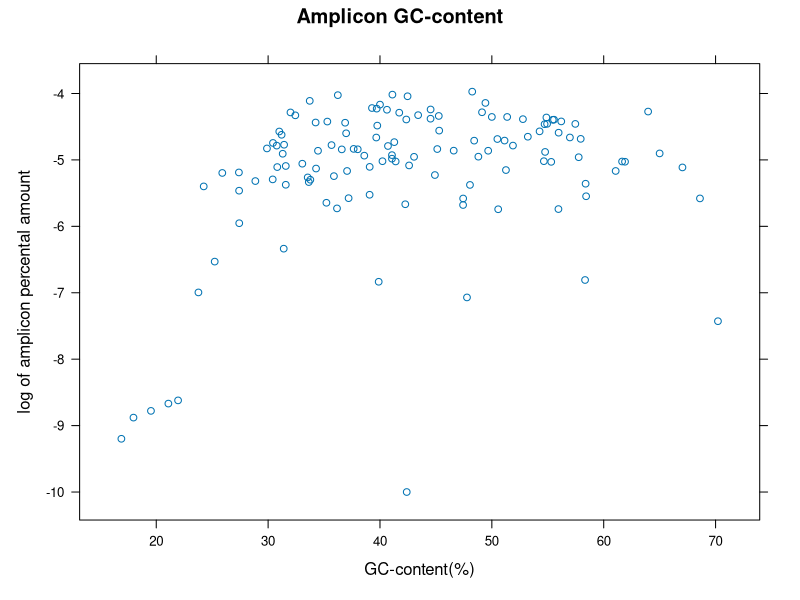
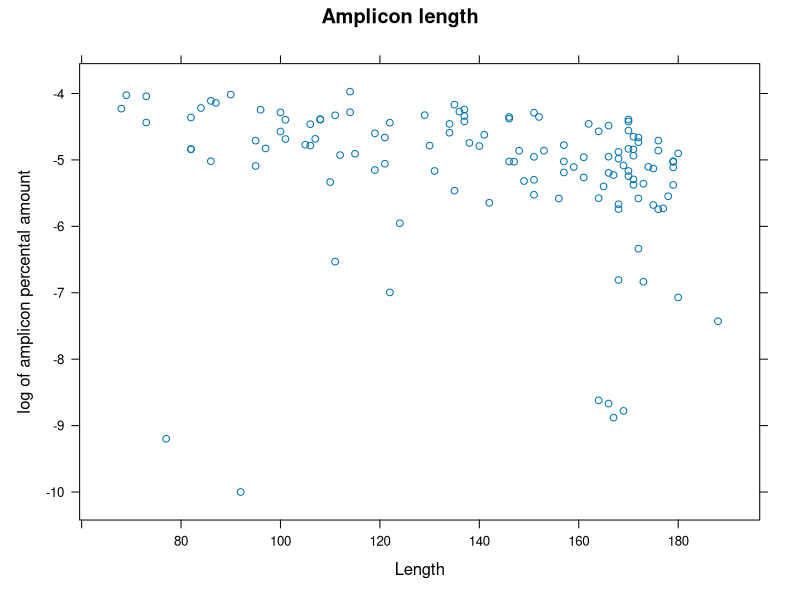
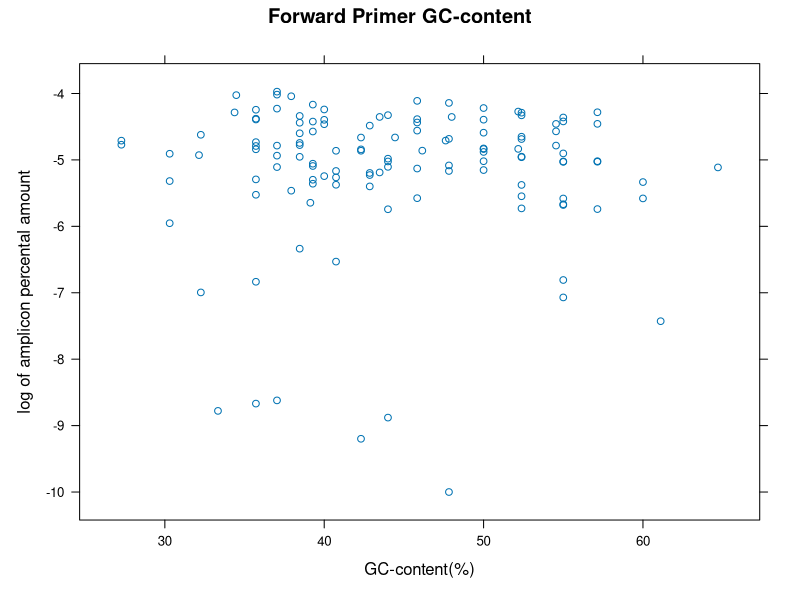
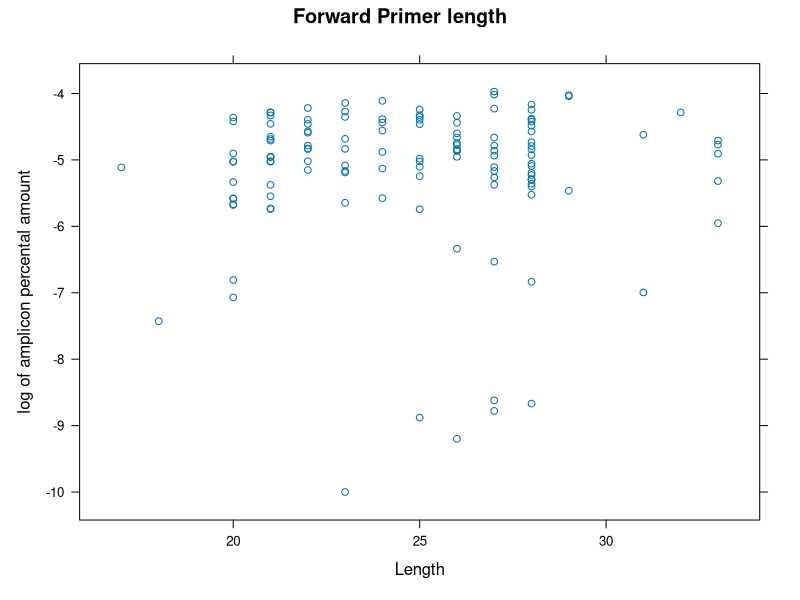
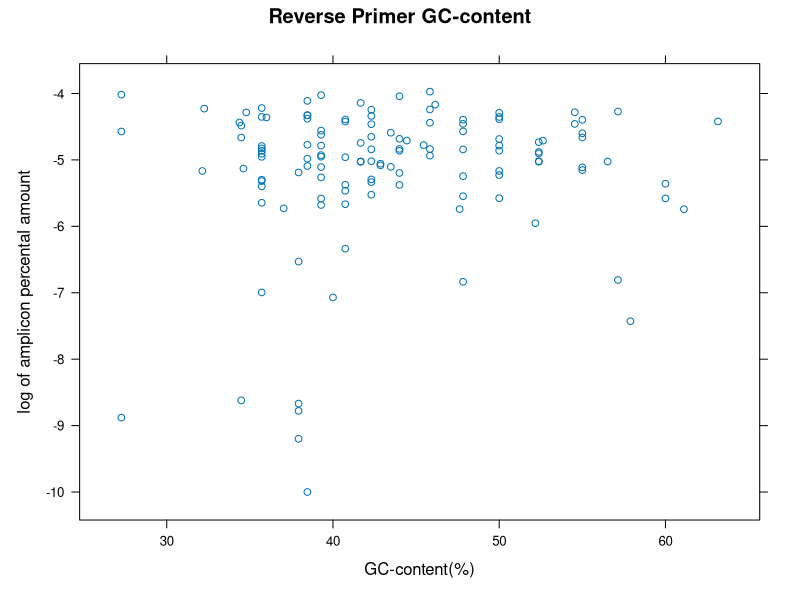
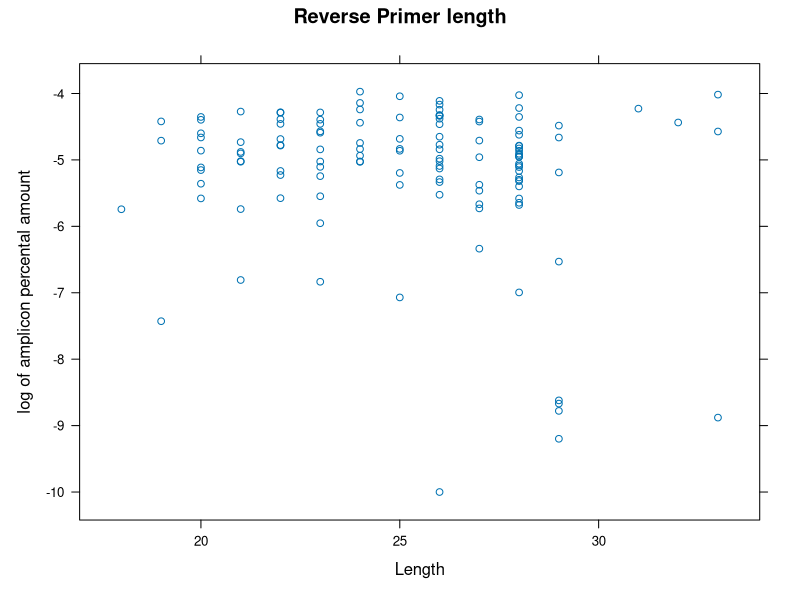
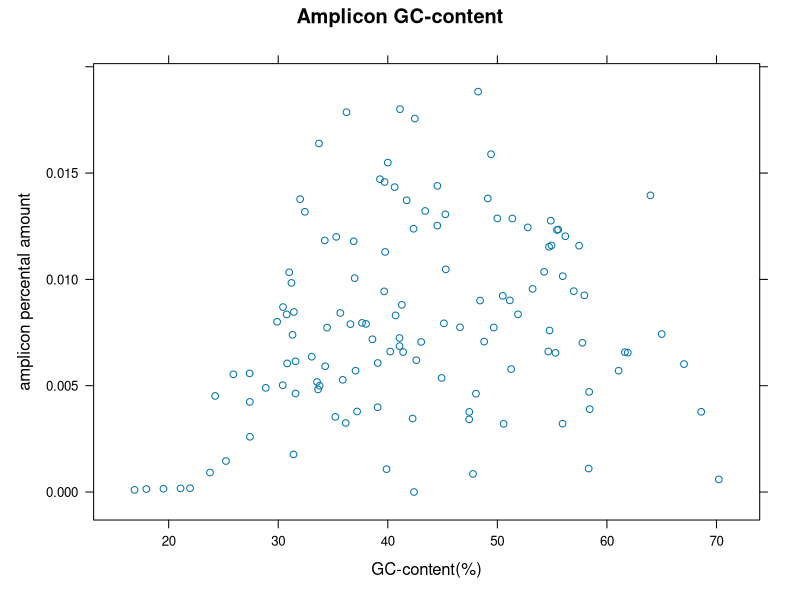
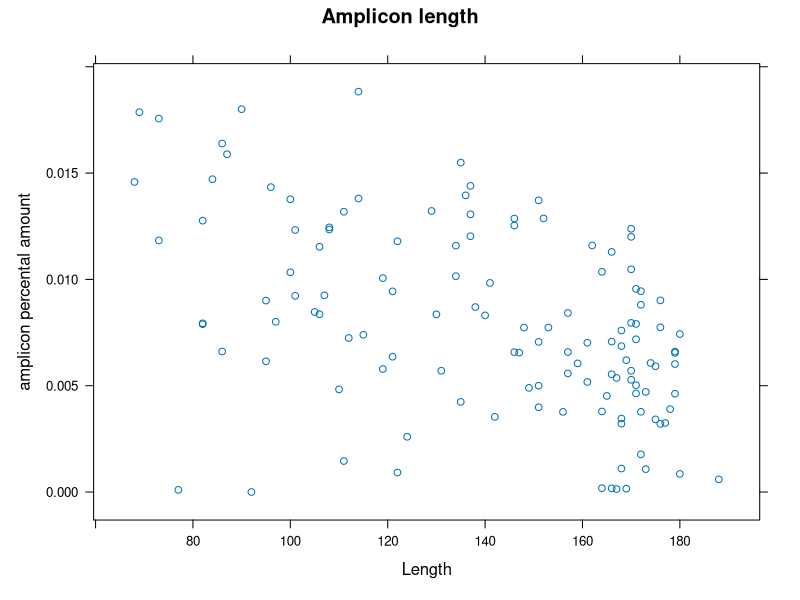

Recreate these plots in R, in order.
## ---- chunk 1
prepared_data <- read.table("../data/features.tsv", sep = "\t", header=TRUE)
totalTable <- NULL
totalTable$sd <- prepared_data$sd
totalTable$mean <- prepared_data$mean
totalTableOfMeans <- NULL
totalTableOfMeans$sd <- prepared_data$MeansSD
y <- NULL
y$Means <- prepared_data$res
ylog <- NULL
ylog$Means <- prepared_data$logres
## ---- chunk 2
library(lattice)

xyplot(ylog$Means ~ prepared_data$Amplicon_GC_content,  xlab="GC-content(%)", ylab="log of amplicon percental amount", main="Amplicon GC-content")
xyplot(ylog$Means ~ prepared_data$Amplicon_Len,  xlab="Length", ylab="log of amplicon percental amount", main="Amplicon length")
xyplot(ylog$Means ~ prepared_data$Fwd_Primer_GC_content,  xlab="GC-content(%)", ylab="log of amplicon percental amount", main="Forward Primer GC-content")
xyplot(ylog$Means ~ prepared_data$Fwd_Primer_Len,  xlab="Length", ylab="log of amplicon percental amount", main="Forward Primer length")
xyplot(ylog$Means ~ prepared_data$Rev_Primer_GC_content,  xlab="GC-content(%)", ylab="log of amplicon percental amount", main="Reverse Primer GC-content")
xyplot(ylog$Means ~ prepared_data$Rev_Primer_Len,  xlab="Length", ylab="log of amplicon percental amount", main="Reverse Primer length")


xyplot(y$Means ~ prepared_data$Amplicon_GC_content,  xlab="GC-content(%)", ylab="amplicon percental amount", main="Amplicon GC-content")
xyplot(y$Means ~ prepared_data$Amplicon_Len,  xlab="Length", ylab="amplicon percental amount", main="Amplicon length")
xyplot(y$Means ~ prepared_data$Fwd_Primer_GC_content,  xlab="GC-content(%)", ylab="amplicon percental amount", main="Forward Primer GC-content")
xyplot(y$Means ~ prepared_data$Fwd_Primer_Len,  xlab="Length", ylab="amplicon percental amount", main="Forward Primer length")
xyplot(y$Means ~ prepared_data$Rev_Primer_GC_content,  xlab="GC-content(%)", ylab="amplicon percental amount", main="Reverse Primer GC-content")
xyplot(y$Means ~ prepared_data$Rev_Primer_Len,  xlab="Length", ylab="amplicon percental amount", main="Reverse Primer length")


xyplot(totalTable$mean ~ prepared_data$Amplicon_GC_content,  xlab="GC-content(%)", ylab="mean of amplicon percental amount", main="Amplicon GC-content")
xyplot(totalTable$mean ~ prepared_data$Amplicon_Len,  xlab="Length", ylab="mean of amplicon percental amount", main="Amplicon length")
xyplot(totalTable$mean ~ prepared_data$Fwd_Primer_GC_content,  xlab="GC-content(%)", ylab="mean of amplicon percental amount", main="Forward Primer GC-content")
xyplot(totalTable$mean ~ prepared_data$Fwd_Primer_Len,  xlab="Length", ylab="mean of amplicon percental amount", main="Forward Primer length")
xyplot(totalTable$mean ~ prepared_data$Rev_Primer_GC_content,  xlab="GC-content(%)", ylab="mean of  amplicon percental amount", main="Reverse Primer GC-content")
xyplot(totalTable$mean ~ prepared_data$Rev_Primer_Len,  xlab="Length", ylab="mean of amplicon percental amount", main="Reverse Primer length")

xyplot(totalTable$sd ~ prepared_data$Amplicon_GC_content,  xlab="GC-content(%)", ylab="sd of amplicon percental amount", main="Amplicon GC-content")
xyplot(totalTable$sd ~ prepared_data$Amplicon_Len,  xlab="Length", ylab="sd of amplicon percental amount", main="Amplicon length")
xyplot(totalTable$sd ~ prepared_data$Fwd_Primer_GC_content,  xlab="GC-content(%)", ylab="sd of amplicon percental amount", main="Forward Primer GC-content")
xyplot(totalTable$sd ~ prepared_data$Fwd_Primer_Len,  xlab="Length", ylab="sd of amplicon percental amount", main="Forward Primer length")
xyplot(totalTable$sd ~ prepared_data$Rev_Primer_GC_content,  xlab="GC-content(%)", ylab="sd of  amplicon percental amount", main="Reverse Primer GC-content")
xyplot(totalTable$sd ~ prepared_data$Rev_Primer_Len,  xlab="Length", ylab="sd of amplicon percental amount", main="Reverse Primer length")

xyplot(log(totalTable$mean) ~ prepared_data$Amplicon_GC_content,  xlab="GC-content(%)", ylab="mean of amplicon percental amount", main="Amplicon GC-content")
xyplot(log(totalTable$mean) ~ prepared_data$Amplicon_Len,  xlab="Length", ylab="mean of amplicon percental amount", main="Amplicon length")
xyplot(log(totalTable$mean) ~ prepared_data$Fwd_Primer_GC_content,  xlab="GC-content(%)", ylab="mean of amplicon percental amount", main="Forward Primer GC-content")
xyplot(log(totalTable$mean) ~ prepared_data$Fwd_Primer_Len,  xlab="Length", ylab="mean of amplicon percental amount", main="Forward Primer length")
xyplot(log(totalTable$mean) ~ prepared_data$Rev_Primer_GC_content,  xlab="GC-content(%)", ylab="mean of  amplicon percental amount", main="Reverse Primer GC-content")
xyplot(log(totalTable$mean) ~ prepared_data$Rev_Primer_Len,  xlab="Length", ylab="mean of amplicon percental amount", main="Reverse Primer length")
## ---- chunk 3
xyplot(totalTable$mean ~ prepared_data$Fwd_Primer_MaxPolyX,  xlab="MaxPolyX", ylab="mean of amplicon percental amount", main="Forward Primer")
xyplot(totalTable$mean ~ prepared_data$Rev_Primer_MaxPolyX,  xlab="MaxPolyX", ylab="mean of amplicon percental amount", main="Reverse Primer")
xyplot(totalTable$mean ~ prepared_data$Amplicon_MaxPolyX,  xlab="MaxPolyX", ylab="mean of amplicon percental amount", main="Amplicon")


xyplot(totalTable$sd ~ prepared_data$Fwd_Primer_MaxPolyX,  xlab="MaxPolyX", ylab="sd of amplicon percental amount", main="Forward Primer")
xyplot(totalTable$sd ~ prepared_data$Rev_Primer_MaxPolyX,  xlab="MaxPolyX", ylab="sd of amplicon percental amount", main="Reverse Primer")
xyplot(totalTable$sd ~ prepared_data$Amplicon_MaxPolyX,  xlab="MaxPolyX", ylab="sd of amplicon percental amount", main="Amplicon")
## ---- chunk 4
xyplot(totalTable$mean ~ prepared_data$Fwd_Primer_Entropy,  xlab="Entropy", ylab="mean of amplicon percental amount", main="Forward Primer")
xyplot(totalTable$mean ~ prepared_data$Rev_Primer_Entropy,  xlab="Entropy", ylab="mean of amplicon percental amount", main="Reverse Primer")
xyplot(totalTable$mean ~ prepared_data$Amplicon_Entropy,  xlab="Entropy", ylab="mean of amplicon percental amount", main="Amplicon")


xyplot(totalTable$sd ~ prepared_data$Fwd_Primer_Entropy,  xlab="Entropy", ylab="sd of amplicon percental amount", main="Forward Primer")
xyplot(totalTable$sd ~ prepared_data$Rev_Primer_Entropy,  xlab="Entropy", ylab="sd of amplicon percental amount", main="Reverse Primer")
xyplot(totalTable$sd ~ prepared_data$Amplicon_Entropy,  xlab="Entropy", ylab="sd of amplicon percental amount", main="Amplicon")
## ---- chunk 5
xyplot(totalTable$mean ~ prepared_data$Fwd_Primer_Hash,  xlab="Hash", ylab="mean of amplicon percental amount", main="Forward Primer")
xyplot(totalTable$mean ~ prepared_data$Rev_Primer_Hash,  xlab="Hash", ylab="mean of amplicon percental amount", main="Reverse Primer")
xyplot(totalTable$mean ~ prepared_data$Amplicon_Hash,  xlab="Hash", ylab="mean of amplicon percental amount", main="Amplicon")


xyplot(totalTable$sd ~ prepared_data$Fwd_Primer_Hash,  xlab="Hash", ylab="sd of amplicon percental amount", main="Forward Primer")
xyplot(totalTable$sd ~ prepared_data$Rev_Primer_Hash,  xlab="Hash", ylab="sd of amplicon percental amount", main="Reverse Primer")
xyplot(totalTable$sd ~ prepared_data$Amplicon_Hash,  xlab="Hash", ylab="sd of amplicon percental amount", main="Amplicon")
## ---- chunk 6
bwplot(prepared_data$Fwd_END_3 ~ ylog$Means,     ylab="nucleotids", xlab="log of amplicon percental amount", 
       main="Forward primer 3' end")
bwplot(prepared_data$Rev_END_3 ~ ylog$Means,     ylab="nucleotids", xlab="log of amplicon percental amount", 
       main="Reverse primer 3' end")
bwplot(prepared_data$Start_Dangling_End ~ ylog$Means,     ylab="nucleotids", xlab="log of amplicon percental amount", 
       main="First dangling end")
bwplot(prepared_data$Stop_Dangling_End ~ ylog$Means,     ylab="nucleotids", xlab="log of amplicon percental amount", 
       main="Second dangling end")

bwplot(prepared_data$Fwd_END_3 ~ y$Means,     ylab="nucleotids", xlab="amplicon percental amount", 
        main="Forward primer 3' end")
bwplot(prepared_data$Rev_END_3 ~ y$Means,     ylab="nucleotids", xlab="amplicon percental amount", 
        main="Reverse primer 3' end")
bwplot(prepared_data$Start_Dangling_End ~ y$Means,     ylab="nucleotids", xlab="amplicon percental amount", 
      main="First dangling end")
bwplot(prepared_data$Stop_Dangling_End ~ y$Means,     ylab="nucleotids", xlab="amplicon percental amount", 
       main="Second dangling end")


bwplot(prepared_data$Fwd_END_3 ~ totalTable$sd,     ylab="nucleotids", xlab="standard deviation of amplicon percental amount", 
        main="Forward primer 3' end")
bwplot(prepared_data$Rev_END_3 ~ totalTable$sd,     ylab="nucleotids", xlab="standard deviation of amplicon percental amount", 
        main="Reverse primer 3' end")
bwplot(prepared_data$Start_Dangling_End ~ totalTable$sd,     ylab="nucleotids", xlab="standard deviation of amplicon percental amount", 
      main="First dangling end")
bwplot(prepared_data$Stop_Dangling_End ~ totalTable$sd,     ylab="nucleotids", xlab="standard deviation of amplicon percental amount", 
       main="Second dangling end")


bwplot(prepared_data$Fwd_END_3 ~ totalTable$mean,     ylab="nucleotids", xlab="mean of amplicon percental amount", 
        main="Forward primer 3' end")
bwplot(prepared_data$Rev_END_3 ~ totalTable$mean,     ylab="nucleotids", xlab="mean of amplicon percental amount", 
        main="Reverse primer 3' end")
bwplot(prepared_data$Start_Dangling_End ~ totalTable$mean,     ylab="nucleotids", xlab="mean of amplicon percental amount", 
      main="First dangling end")
bwplot(prepared_data$Stop_Dangling_End ~ totalTable$mean,     ylab="nucleotids", xlab="mean of amplicon percental amount", 
       main="Second dangling end")

amplicon_len <- prepared_data$Amplicon_Len
q <- quantile(amplicon_len, probs = c(1/4, 1/2, 3/4, 1))
amplicon_len[amplicon_len <= q[1]] <- q[1]
amplicon_len[amplicon_len > q[1] & amplicon_len <= q[2]] <- q[2]
amplicon_len[amplicon_len > q[2] & amplicon_len <= q[3]] <- q[3]
amplicon_len[amplicon_len > q[3]] <- q[4]
histogram(amplicon_len)
bwplot(amplicon_len ~ y$Means,     ylab="length", xlab="amplicon percental amount", 
       main="Amplicon length")

bwplot(amplicon_len ~ ylog$Means,     ylab="length", xlab="log of amplicon percental amount", 
       main="Amplicon length")

bwplot(amplicon_len ~ totalTable$sd,     ylab="length",  xlab="standard deviation of amplicon percental amount", 
       main="Amplicon length")

bwplot(amplicon_len ~ totalTable$mean,     ylab="length",  xlab="mean of amplicon percental amount", 
       main="Amplicon length")

amplicon_gc <- prepared_data$Amplicon_GC_content
q <- quantile(amplicon_gc, probs = c(1/4, 1/2, 3/4, 1))
amplicon_gc[amplicon_gc <= q[1]] <- q[1]
amplicon_gc[amplicon_gc > q[1] & amplicon_gc <= q[2]] <- q[2]
amplicon_gc[amplicon_gc > q[2] & amplicon_gc <= q[3]] <- q[3]
amplicon_gc[amplicon_gc > q[3]] <- q[4]
histogram(amplicon_gc)
bwplot(amplicon_gc ~ y$Means,     ylab="GC-content", xlab="amplicon percental amount", 
       main="Amplicon GC-content")

bwplot(amplicon_gc ~ ylog$Means,   ylab="GC-content", xlab="log of amplicon percental amount", 
       main="Amplicon GC-content")

bwplot(amplicon_gc ~ totalTable$sd,  ylab="GC-content",  xlab="standard deviation of amplicon percental amount", 
       main="Amplicon GC-content")

bwplot(amplicon_gc ~ totalTable$mean,  ylab="GC-content",  xlab="mean of amplicon percental amount", 
       main="Amplicon GC-content")

primer_len <- prepared_data$Fwd_Primer_Len
q <- quantile(primer_len, probs = c(1/4, 1/2, 3/4, 1))
primer_len[primer_len <= q[1]] <- q[1]
primer_len[primer_len > q[1] & primer_len <= q[2]] <- q[2]
primer_len[primer_len > q[2] & primer_len <= q[3]] <- q[3]
primer_len[primer_len > q[3]] <- q[4]
histogram(primer_len)
bwplot(primer_len ~ y$Means,     ylab="length", xlab="primer percental amount", 
       main="Forward Primer length")

bwplot(primer_len ~ ylog$Means,   ylab="length", xlab="log of amplicon percental amount", 
       main="Forward Primer length")

bwplot(primer_len ~ totalTable$sd,  ylab="length",  xlab="standard deviation of amplicon percental amount", 
       main="Forward Primer length")

bwplot(primer_len ~ totalTable$mean,  ylab="length",  xlab="mean of amplicon percental amount", 
       main="Forward Primer length")

primer_gc <- prepared_data$Fwd_Primer_GC_content
q <- quantile(primer_gc, probs = c(1/4, 1/2, 3/4, 1))
primer_gc[primer_gc <= q[1]] <- q[1]
primer_gc[primer_gc > q[1] & primer_gc <= q[2]] <- q[2]
primer_gc[primer_gc > q[2] & primer_gc <= q[3]] <- q[3]
primer_gc[primer_gc > q[3]] <- q[4]
bwplot(primer_gc ~ y$Means,     ylab="GC-content", xlab="primer percental amount", 
       main="Forward Primer GC-content")

bwplot(primer_gc ~ ylog$Means,   ylab="GC-content", xlab="log of amplicon percental amount", 
       main="Forward Primer GC-content")

bwplot(primer_gc ~ totalTable$sd,  ylab="GC-content",  xlab="standard deviation of amplicon percental amount", 
       main="Forward Primer GC-content")

bwplot(primer_gc ~ totalTable$mean,  ylab="GC-content",  xlab="mean of amplicon percental amount", 
       main="Forward Primer GC-content")

primer_len <- prepared_data$Rev_Primer_Len
q <- quantile(primer_len, probs = c(1/4, 1/2, 3/4, 1))
primer_len[primer_len <= q[1]] <- q[1]
primer_len[primer_len > q[1] & primer_len <= q[2]] <- q[2]
primer_len[primer_len > q[2] & primer_len <= q[3]] <- q[3]
primer_len[primer_len > q[3]] <- q[4]
histogram(primer_len)
bwplot(primer_len ~ y$Means,     ylab="length", xlab="primer percental amount", 
       main="Reverse Primer length")

bwplot(primer_len ~ ylog$Means,   ylab="length", xlab="log of amplicon percental amount", 
       main="Reverse Primer length")

bwplot(primer_len ~ totalTable$sd,  ylab="length",  xlab="standard deviation of amplicon percental amount", 
       main="Reverse Primer length")

bwplot(primer_len ~ totalTable$mean,  ylab="length",  xlab="mean of amplicon percental amount", 
       main="Reverse Primer length")

primer_gc <- prepared_data$Rev_Primer_GC_content
q <- quantile(primer_gc, probs = c(1/4, 1/2, 3/4, 1))
primer_gc[primer_gc <= q[1]] <- q[1]
primer_gc[primer_gc > q[1] & primer_gc <= q[2]] <- q[2]
primer_gc[primer_gc > q[2] & primer_gc <= q[3]] <- q[3]
primer_gc[primer_gc > q[3]] <- q[4]
bwplot(primer_gc ~ y$Means,     ylab="GC-content", xlab="primer percental amount", 
       main="Reverse Primer GC-content")

bwplot(primer_gc ~ ylog$Means,   ylab="GC-content", xlab="log of amplicon percental amount", 
       main="Reverse Primer GC-content")

bwplot(primer_gc ~ totalTable$sd,  ylab="GC-content",  xlab="standard deviation of amplicon percental amount", 
       main="Reverse Primer GC-content")

bwplot(primer_gc ~ totalTable$mean,  ylab="GC-content",  xlab="mean of amplicon percental amount", 
       main="Reverse Primer GC-content")

